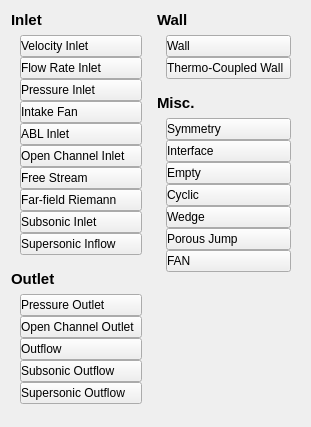
<?xml version="1.0" encoding="UTF-8"?>
<ui version="4.0">
 <class>BoundaryTypePicker</class>
 <widget class="QWidget" name="BoundaryTypePicker">
  <property name="geometry">
   <rect>
    <x>0</x>
    <y>0</y>
    <width>308</width>
    <height>427</height>
   </rect>
  </property>
  <property name="windowTitle">
   <string>Form</string>
  </property>
  <layout class="QHBoxLayout" name="horizontalLayout">
   <item>
    <widget class="QWidget" name="widget" native="true">
     <layout class="QVBoxLayout" name="verticalLayout_3">
      <property name="leftMargin">
       <number>0</number>
      </property>
      <property name="topMargin">
       <number>0</number>
      </property>
      <property name="rightMargin">
       <number>0</number>
      </property>
      <property name="bottomMargin">
       <number>0</number>
      </property>
      <item>
       <widget class="QLabel" name="label">
        <property name="sizePolicy">
         <sizepolicy hsizetype="Preferred" vsizetype="Fixed">
          <horstretch>0</horstretch>
          <verstretch>0</verstretch>
         </sizepolicy>
        </property>
        <property name="font">
         <font>
          <pointsize>11</pointsize>
          <bold>true</bold>
         </font>
        </property>
        <property name="text">
         <string>Inlet</string>
        </property>
       </widget>
      </item>
      <item>
       <widget class="QWidget" name="widget_3" native="true">
        <layout class="QVBoxLayout" name="verticalLayout">
         <property name="spacing">
          <number>0</number>
         </property>
         <property name="topMargin">
          <number>0</number>
         </property>
         <item>
          <widget class="FlatPushButton" name="velocityInlet">
           <property name="sizePolicy">
            <sizepolicy hsizetype="Expanding" vsizetype="Fixed">
             <horstretch>0</horstretch>
             <verstretch>0</verstretch>
            </sizepolicy>
           </property>
           <property name="styleSheet">
            <string notr="true">text-align:left</string>
           </property>
           <property name="text">
            <string>Velocity Inlet</string>
           </property>
           <attribute name="buttonGroup">
            <string notr="true">buttonGroup</string>
           </attribute>
          </widget>
         </item>
         <item>
          <widget class="FlatPushButton" name="flowRateInlet">
           <property name="sizePolicy">
            <sizepolicy hsizetype="Expanding" vsizetype="Fixed">
             <horstretch>0</horstretch>
             <verstretch>0</verstretch>
            </sizepolicy>
           </property>
           <property name="styleSheet">
            <string notr="true">text-align:left</string>
           </property>
           <property name="text">
            <string>Flow Rate Inlet</string>
           </property>
           <attribute name="buttonGroup">
            <string notr="true">buttonGroup</string>
           </attribute>
          </widget>
         </item>
         <item>
          <widget class="FlatPushButton" name="pressureInlet">
           <property name="sizePolicy">
            <sizepolicy hsizetype="Expanding" vsizetype="Fixed">
             <horstretch>0</horstretch>
             <verstretch>0</verstretch>
            </sizepolicy>
           </property>
           <property name="styleSheet">
            <string notr="true">text-align:left</string>
           </property>
           <property name="text">
            <string>Pressure Inlet</string>
           </property>
           <attribute name="buttonGroup">
            <string notr="true">buttonGroup</string>
           </attribute>
          </widget>
         </item>
         <item>
          <widget class="FlatPushButton" name="intakeFan">
           <property name="sizePolicy">
            <sizepolicy hsizetype="Expanding" vsizetype="Fixed">
             <horstretch>0</horstretch>
             <verstretch>0</verstretch>
            </sizepolicy>
           </property>
           <property name="styleSheet">
            <string notr="true">text-align:left</string>
           </property>
           <property name="text">
            <string>Intake Fan</string>
           </property>
           <attribute name="buttonGroup">
            <string notr="true">buttonGroup</string>
           </attribute>
          </widget>
         </item>
         <item>
          <widget class="FlatPushButton" name="ABLInlet">
           <property name="sizePolicy">
            <sizepolicy hsizetype="Expanding" vsizetype="Fixed">
             <horstretch>0</horstretch>
             <verstretch>0</verstretch>
            </sizepolicy>
           </property>
           <property name="styleSheet">
            <string notr="true">text-align:left</string>
           </property>
           <property name="text">
            <string>ABL Inlet</string>
           </property>
           <attribute name="buttonGroup">
            <string notr="true">buttonGroup</string>
           </attribute>
          </widget>
         </item>
         <item>
          <widget class="FlatPushButton" name="openChannelInlet">
           <property name="sizePolicy">
            <sizepolicy hsizetype="Expanding" vsizetype="Fixed">
             <horstretch>0</horstretch>
             <verstretch>0</verstretch>
            </sizepolicy>
           </property>
           <property name="styleSheet">
            <string notr="true">text-align:left</string>
           </property>
           <property name="text">
            <string>Open Channel Inlet</string>
           </property>
           <attribute name="buttonGroup">
            <string notr="true">buttonGroup</string>
           </attribute>
          </widget>
         </item>
         <item>
          <widget class="FlatPushButton" name="freeStream">
           <property name="sizePolicy">
            <sizepolicy hsizetype="Expanding" vsizetype="Fixed">
             <horstretch>0</horstretch>
             <verstretch>0</verstretch>
            </sizepolicy>
           </property>
           <property name="styleSheet">
            <string notr="true">text-align:left</string>
           </property>
           <property name="text">
            <string>Free Stream</string>
           </property>
           <attribute name="buttonGroup">
            <string notr="true">buttonGroup</string>
           </attribute>
          </widget>
         </item>
         <item>
          <widget class="FlatPushButton" name="farFieldRiemann">
           <property name="sizePolicy">
            <sizepolicy hsizetype="Expanding" vsizetype="Fixed">
             <horstretch>0</horstretch>
             <verstretch>0</verstretch>
            </sizepolicy>
           </property>
           <property name="styleSheet">
            <string notr="true">text-align:left</string>
           </property>
           <property name="text">
            <string>Far-field Riemann</string>
           </property>
           <attribute name="buttonGroup">
            <string notr="true">buttonGroup</string>
           </attribute>
          </widget>
         </item>
         <item>
          <widget class="FlatPushButton" name="subsonicInlet">
           <property name="sizePolicy">
            <sizepolicy hsizetype="Expanding" vsizetype="Fixed">
             <horstretch>0</horstretch>
             <verstretch>0</verstretch>
            </sizepolicy>
           </property>
           <property name="styleSheet">
            <string notr="true">text-align:left</string>
           </property>
           <property name="text">
            <string>Subsonic Inlet</string>
           </property>
           <attribute name="buttonGroup">
            <string notr="true">buttonGroup</string>
           </attribute>
          </widget>
         </item>
         <item>
          <widget class="FlatPushButton" name="supersonicInflow">
           <property name="sizePolicy">
            <sizepolicy hsizetype="Expanding" vsizetype="Fixed">
             <horstretch>0</horstretch>
             <verstretch>0</verstretch>
            </sizepolicy>
           </property>
           <property name="styleSheet">
            <string notr="true">text-align:left</string>
           </property>
           <property name="text">
            <string>Supersonic Inflow</string>
           </property>
           <attribute name="buttonGroup">
            <string notr="true">buttonGroup</string>
           </attribute>
          </widget>
         </item>
        </layout>
       </widget>
      </item>
      <item>
       <widget class="QLabel" name="label_2">
        <property name="sizePolicy">
         <sizepolicy hsizetype="Preferred" vsizetype="Fixed">
          <horstretch>0</horstretch>
          <verstretch>0</verstretch>
         </sizepolicy>
        </property>
        <property name="font">
         <font>
          <pointsize>11</pointsize>
          <bold>true</bold>
         </font>
        </property>
        <property name="text">
         <string>Outlet</string>
        </property>
       </widget>
      </item>
      <item>
       <widget class="QWidget" name="widget_4" native="true">
        <layout class="QVBoxLayout" name="verticalLayout_2">
         <property name="spacing">
          <number>0</number>
         </property>
         <property name="topMargin">
          <number>0</number>
         </property>
         <property name="bottomMargin">
          <number>0</number>
         </property>
         <item>
          <widget class="FlatPushButton" name="pressureOutlet">
           <property name="sizePolicy">
            <sizepolicy hsizetype="Expanding" vsizetype="Fixed">
             <horstretch>0</horstretch>
             <verstretch>0</verstretch>
            </sizepolicy>
           </property>
           <property name="styleSheet">
            <string notr="true">text-align:left</string>
           </property>
           <property name="text">
            <string>Pressure Outlet</string>
           </property>
           <attribute name="buttonGroup">
            <string notr="true">buttonGroup</string>
           </attribute>
          </widget>
         </item>
         <item>
          <widget class="FlatPushButton" name="openChannelOutlet">
           <property name="sizePolicy">
            <sizepolicy hsizetype="Expanding" vsizetype="Fixed">
             <horstretch>0</horstretch>
             <verstretch>0</verstretch>
            </sizepolicy>
           </property>
           <property name="styleSheet">
            <string notr="true">text-align:left</string>
           </property>
           <property name="text">
            <string>Open Channel Outlet</string>
           </property>
           <attribute name="buttonGroup">
            <string notr="true">buttonGroup</string>
           </attribute>
          </widget>
         </item>
         <item>
          <widget class="FlatPushButton" name="outflow">
           <property name="sizePolicy">
            <sizepolicy hsizetype="Expanding" vsizetype="Fixed">
             <horstretch>0</horstretch>
             <verstretch>0</verstretch>
            </sizepolicy>
           </property>
           <property name="styleSheet">
            <string notr="true">text-align:left</string>
           </property>
           <property name="text">
            <string>Outflow</string>
           </property>
           <attribute name="buttonGroup">
            <string notr="true">buttonGroup</string>
           </attribute>
          </widget>
         </item>
         <item>
          <widget class="FlatPushButton" name="subsonicOutflow">
           <property name="sizePolicy">
            <sizepolicy hsizetype="Expanding" vsizetype="Fixed">
             <horstretch>0</horstretch>
             <verstretch>0</verstretch>
            </sizepolicy>
           </property>
           <property name="styleSheet">
            <string notr="true">text-align:left</string>
           </property>
           <property name="text">
            <string>Subsonic Outflow</string>
           </property>
           <attribute name="buttonGroup">
            <string notr="true">buttonGroup</string>
           </attribute>
          </widget>
         </item>
         <item>
          <widget class="FlatPushButton" name="supersonicOutflow">
           <property name="sizePolicy">
            <sizepolicy hsizetype="Expanding" vsizetype="Fixed">
             <horstretch>0</horstretch>
             <verstretch>0</verstretch>
            </sizepolicy>
           </property>
           <property name="styleSheet">
            <string notr="true">text-align:left</string>
           </property>
           <property name="text">
            <string>Supersonic Outflow</string>
           </property>
           <attribute name="buttonGroup">
            <string notr="true">buttonGroup</string>
           </attribute>
          </widget>
         </item>
        </layout>
       </widget>
      </item>
      <item>
       <spacer name="verticalSpacer">
        <property name="orientation">
         <enum>Qt::Vertical</enum>
        </property>
        <property name="sizeHint" stdset="0">
         <size>
          <width>20</width>
          <height>0</height>
         </size>
        </property>
       </spacer>
      </item>
     </layout>
    </widget>
   </item>
   <item>
    <widget class="QWidget" name="widget_2" native="true">
     <layout class="QVBoxLayout" name="verticalLayout_6">
      <property name="leftMargin">
       <number>0</number>
      </property>
      <property name="topMargin">
       <number>0</number>
      </property>
      <property name="rightMargin">
       <number>0</number>
      </property>
      <property name="bottomMargin">
       <number>0</number>
      </property>
      <item>
       <widget class="QLabel" name="label_4">
        <property name="sizePolicy">
         <sizepolicy hsizetype="Preferred" vsizetype="Fixed">
          <horstretch>0</horstretch>
          <verstretch>0</verstretch>
         </sizepolicy>
        </property>
        <property name="font">
         <font>
          <pointsize>11</pointsize>
          <bold>true</bold>
         </font>
        </property>
        <property name="text">
         <string>Wall</string>
        </property>
       </widget>
      </item>
      <item>
       <widget class="QWidget" name="widget_5" native="true">
        <layout class="QVBoxLayout" name="verticalLayout_5">
         <property name="spacing">
          <number>0</number>
         </property>
         <property name="topMargin">
          <number>0</number>
         </property>
         <item>
          <widget class="FlatPushButton" name="wall">
           <property name="sizePolicy">
            <sizepolicy hsizetype="Expanding" vsizetype="Fixed">
             <horstretch>0</horstretch>
             <verstretch>0</verstretch>
            </sizepolicy>
           </property>
           <property name="styleSheet">
            <string notr="true">text-align:left</string>
           </property>
           <property name="text">
            <string>Wall</string>
           </property>
           <attribute name="buttonGroup">
            <string notr="true">buttonGroup</string>
           </attribute>
          </widget>
         </item>
         <item>
          <widget class="FlatPushButton" name="thermoCoupledWall">
           <property name="sizePolicy">
            <sizepolicy hsizetype="Expanding" vsizetype="Fixed">
             <horstretch>0</horstretch>
             <verstretch>0</verstretch>
            </sizepolicy>
           </property>
           <property name="styleSheet">
            <string notr="true">text-align:left</string>
           </property>
           <property name="text">
            <string>Thermo-Coupled Wall</string>
           </property>
           <attribute name="buttonGroup">
            <string notr="true">buttonGroup</string>
           </attribute>
          </widget>
         </item>
        </layout>
       </widget>
      </item>
      <item>
       <widget class="QLabel" name="label_5">
        <property name="sizePolicy">
         <sizepolicy hsizetype="Preferred" vsizetype="Fixed">
          <horstretch>0</horstretch>
          <verstretch>0</verstretch>
         </sizepolicy>
        </property>
        <property name="font">
         <font>
          <pointsize>11</pointsize>
          <bold>true</bold>
         </font>
        </property>
        <property name="text">
         <string>Misc.</string>
        </property>
       </widget>
      </item>
      <item>
       <widget class="QWidget" name="widget_6" native="true">
        <layout class="QVBoxLayout" name="verticalLayout_4">
         <property name="spacing">
          <number>0</number>
         </property>
         <property name="topMargin">
          <number>0</number>
         </property>
         <property name="bottomMargin">
          <number>0</number>
         </property>
         <item>
          <widget class="FlatPushButton" name="symmetry">
           <property name="sizePolicy">
            <sizepolicy hsizetype="Expanding" vsizetype="Fixed">
             <horstretch>0</horstretch>
             <verstretch>0</verstretch>
            </sizepolicy>
           </property>
           <property name="styleSheet">
            <string notr="true">text-align:left</string>
           </property>
           <property name="text">
            <string>Symmetry</string>
           </property>
           <attribute name="buttonGroup">
            <string notr="true">buttonGroup</string>
           </attribute>
          </widget>
         </item>
         <item>
          <widget class="FlatPushButton" name="interface_">
           <property name="sizePolicy">
            <sizepolicy hsizetype="Expanding" vsizetype="Fixed">
             <horstretch>0</horstretch>
             <verstretch>0</verstretch>
            </sizepolicy>
           </property>
           <property name="styleSheet">
            <string notr="true">text-align:left</string>
           </property>
           <property name="text">
            <string>Interface</string>
           </property>
           <attribute name="buttonGroup">
            <string notr="true">buttonGroup</string>
           </attribute>
          </widget>
         </item>
         <item>
          <widget class="FlatPushButton" name="empty">
           <property name="sizePolicy">
            <sizepolicy hsizetype="Expanding" vsizetype="Fixed">
             <horstretch>0</horstretch>
             <verstretch>0</verstretch>
            </sizepolicy>
           </property>
           <property name="styleSheet">
            <string notr="true">text-align:left</string>
           </property>
           <property name="text">
            <string>Empty</string>
           </property>
           <attribute name="buttonGroup">
            <string notr="true">buttonGroup</string>
           </attribute>
          </widget>
         </item>
         <item>
          <widget class="FlatPushButton" name="cyclic">
           <property name="sizePolicy">
            <sizepolicy hsizetype="Expanding" vsizetype="Fixed">
             <horstretch>0</horstretch>
             <verstretch>0</verstretch>
            </sizepolicy>
           </property>
           <property name="styleSheet">
            <string notr="true">text-align:left</string>
           </property>
           <property name="text">
            <string>Cyclic</string>
           </property>
           <attribute name="buttonGroup">
            <string notr="true">buttonGroup</string>
           </attribute>
          </widget>
         </item>
         <item>
          <widget class="FlatPushButton" name="wedge">
           <property name="sizePolicy">
            <sizepolicy hsizetype="Expanding" vsizetype="Fixed">
             <horstretch>0</horstretch>
             <verstretch>0</verstretch>
            </sizepolicy>
           </property>
           <property name="styleSheet">
            <string notr="true">text-align:left</string>
           </property>
           <property name="text">
            <string>Wedge</string>
           </property>
           <attribute name="buttonGroup">
            <string notr="true">buttonGroup</string>
           </attribute>
          </widget>
         </item>
         <item>
          <widget class="FlatPushButton" name="porousJump">
           <property name="sizePolicy">
            <sizepolicy hsizetype="Expanding" vsizetype="Fixed">
             <horstretch>0</horstretch>
             <verstretch>0</verstretch>
            </sizepolicy>
           </property>
           <property name="styleSheet">
            <string notr="true">text-align:left</string>
           </property>
           <property name="text">
            <string>Porous Jump</string>
           </property>
           <attribute name="buttonGroup">
            <string notr="true">buttonGroup</string>
           </attribute>
          </widget>
         </item>
         <item>
          <widget class="FlatPushButton" name="FAN">
           <property name="sizePolicy">
            <sizepolicy hsizetype="Expanding" vsizetype="Fixed">
             <horstretch>0</horstretch>
             <verstretch>0</verstretch>
            </sizepolicy>
           </property>
           <property name="styleSheet">
            <string notr="true">text-align:left</string>
           </property>
           <property name="text">
            <string>FAN</string>
           </property>
           <attribute name="buttonGroup">
            <string notr="true">buttonGroup</string>
           </attribute>
          </widget>
         </item>
        </layout>
       </widget>
      </item>
      <item>
       <spacer name="verticalSpacer_2">
        <property name="orientation">
         <enum>Qt::Vertical</enum>
        </property>
        <property name="sizeHint" stdset="0">
         <size>
          <width>20</width>
          <height>0</height>
         </size>
        </property>
       </spacer>
      </item>
     </layout>
    </widget>
   </item>
  </layout>
 </widget>
 <customwidgets>
  <customwidget>
   <class>FlatPushButton</class>
   <extends>QPushButton</extends>
   <header location="global">widgets.flat_push_button</header>
  </customwidget>
 </customwidgets>
 <resources/>
 <connections/>
 <buttongroups>
  <buttongroup name="buttonGroup"/>
 </buttongroups>
</ui>
